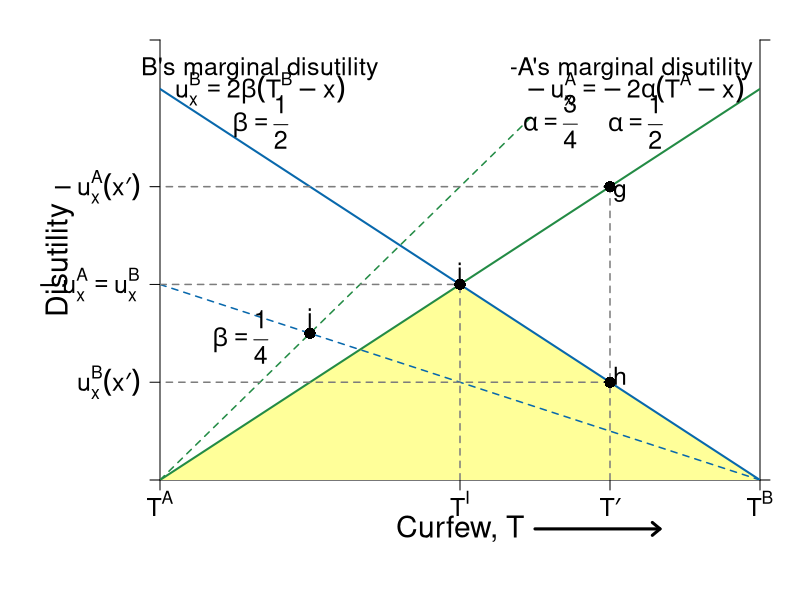

Write the R code that produced this figure.
#Graph Designer: Simon Halliday, Scott Cohn
#Authors: Bowles and Halliday
#Title: Coordination, Conflict and Competition: A Text in Microeconomics

library(shape)
pdf(file = "what_can_markets_do/curfew_bargaining.pdf", width = 10, height = 8)

# Set parameters for graphics
axislabelsize <- 1.8
labelsize <- 1.5
namesize <- 1.8
annotatesize <- 1.5
graphlinewidth <- 2
segmentlinewidth <- 1.5

COL <- c("#7fc97f", "#beaed4", "#fdc086", "#ffff99", "#386cb0", "#f0027f", "#bf5b17", "#666666")
COLA <- c("#e0f3db", "#99d8c9","#66c2a4","#41ae76", "#238b45", "#005824")
COLB <- c("#c6dbef", "#4eb3d3", "#2b8cbe", "#0868ac","#084081")
COLC <- c("#fcfbfd", "#efedf5", "#dadaeb", "#bcbddc", "#9e9ac8", "#807dba", "#6a51a3", "#54278f", "#3f007d")
grays <- gray.colors(25, start = 1, end = 0, alpha = 1)

#Edited the margins to cater for the larger LHS labels
par(mar =  c(6, 8, 2, 2))

#proportion of wealth functions

MUb <- function(x, beta = 1/2, Tb = 9){
  2*beta*(Tb - x)
}

MUa <- function(x, alpha = 1/2, Ta = 3){
  -2*alpha*(Ta - x)
}


#Add limits on axes and levels of utility for each function 
ylims <- c(0, 6.75)
xlims <- c(3, 9)

npts <- 501 
x <- seq(xlims[1], xlims[2], length.out = npts)
y <- seq(ylims[1], ylims[2], length.out = npts) 

plot(0, 0, xlim = xlims, ylim = ylims, type = "n",
     xlab = expression(paste("")),
     ylab = expression(paste("")), 
     xaxt = "n", 
     yaxt = "n", 
     cex.lab = axislabelsize, 
     bty = "n", 
     xaxs = "i", 
     yaxs = "i"
)

#x and y limits with plain axes without ticks/numbers to match previous graph; y axes on both sides

ticksx <- c(3, 6, 7.5, 9)
xlabels <- c(expression(paste(T^A)), expression(paste(T^I)), expression(paste(T*minute)), expression(paste(T^B)))
ticksy <- c(0, MUa(x = 7.5), MUa(x = 6), MUb(x = 7.5), ylims[2])

ylabels <- c(NA, expression(paste(-u[x]^A*(x*minute))), expression(paste(-u[x]^A == u[x]^B)), expression(paste(u[x]^B*(x*minute))), NA)
ticksy2 <- c(ylims[1], ylims[2])
ylabels2 <- seq(from = 0, to = ylims[2], by = 10)
axis(1, at = ticksx,  pos = 0, labels = xlabels, cex.axis = labelsize)
axis(2, at = ticksy,  pos = 3, labels = ylabels, las = 1, cex.axis = labelsize)
axis(4, at = ticksy2, pos = 9, labels = FALSE, las = 1, cex.axis = labelsize)


#Disutility polygon
xrent <- c(3, 6, 9, 3)
yrent <- c(MUa(3), MUa(6), MUb(9), MUa(3))
polygon(xrent, yrent, col = COL[4], density = NULL, border = NA)


npts <- 503 
xx1 <- seq(xlims[1], xlims[2], length.out = npts)
xx2 <- seq(0, xlims[2], length.out = npts)
xx3 <- seq(xlims[1], 0, length.out = npts)
xx4 <- seq(-11, 0, length.out = npts)
xx5 <- seq(xlims[1], 0.75*xlims[2], length.out = npts)

#Axis labels and draw linear utility functions
text(6, -0.75, expression(paste("Curfew, T")), xpd = TRUE, cex = axislabelsize, srt = 0) 
#text(, side = 1, line = 2, cex = axislabelsize)
text(xlims[1] - 1, 0.5*ylims[2], expression(paste("Disutility")), xpd = TRUE, cex = axislabelsize, srt = 90) 

lines(xx1, MUb(xx1), col = COLB[4], lwd = graphlinewidth)
lines(xx1, MUa(xx1), col = COLA[5], lwd = graphlinewidth)
lines(xx5, MUa(xx5, alpha = 3/4), col = COLA[5], lwd = segmentlinewidth, lty = 2)
lines(xx1, MUb(xx1, beta = 1/4), col = COLB[4], lwd = segmentlinewidth, lty = 2)

#Label points on line

text(6, MUa(6) + 0.2, expression(paste(i)), cex = labelsize)
segments(6, 0, 6, MUa(6), lty = 2, col = grays[20], lwd = segmentlinewidth)
segments(0, MUa(6), 6, MUa(6), lty = 2, col = grays[20], lwd = segmentlinewidth)
points(6, MUa(6), pch = 16, col = "black", cex = 1.5)

text(7.5 + 0.1, MUa(7.5) - 0.1, expression(paste(g)), cex = labelsize)
segments(7.5, MUb(7.5), 0, MUb(7.5), lty = 2, col = grays[20], lwd = segmentlinewidth)
segments(7.5, MUa(7.5), 0, MUa(7.5), lty = 2, col = grays[20], lwd = segmentlinewidth)
segments(7.5, 0, 7.5, MUa(7.5), lty = 2, col = grays[20], lwd = segmentlinewidth)
points(7.5, MUb(7.5), pch = 16, col = "black", cex = 1.5)

text(7.5 + 0.1, MUb(7.5) + 0.1, expression(paste("h")), cex = labelsize)
points(7.5, MUa(7.5), pch = 16, col = "black", cex = 1.5)

text(4.5, MUb(4.5, beta = 1/4)  + 0.2, expression(paste(j)), cex = labelsize)
points(4.5, MUa(4.5, alpha = 3/4), pch = 16, col = "black", cex = 1.5)


#Label relevant points on axes

#text(20, -.9, expression(paste("x*")), xpd = TRUE, cex = labelsize)
#text(33, -.9, expression(paste("a"[x])), xpd = TRUE, cex = labelsize)

#text(-2, 33, expression(paste(-u[x]^B*(x*minute))),  xpd = TRUE, cex = labelsize)
#text(-2, 7, expression(paste(u[x]^A*(x*minute))),  xpd = TRUE, cex = labelsize)

text(4, 6.3, expression(paste("B's marginal disutility")), xpd = TRUE, cex = labelsize)
text(4, 6, expression(paste(u[x]^B == 2*beta*(T^B - x))), xpd = TRUE, cex = labelsize)
text(4, 5.5, expression(paste(beta == frac(1,2))), xpd = TRUE, cex = labelsize)
text(3.8, 2.2, expression(paste(beta == frac(1,4))), xpd = TRUE, cex = labelsize)


text(7.75, 6.3, expression(paste("-A's marginal disutility ")),  xpd = TRUE, cex = labelsize)
text(7.75, 6, expression(paste(-u[x]^A == -2*alpha*(T^A - x))),  xpd = TRUE, cex = labelsize)
text(7.75, 5.5, expression(paste(alpha == frac(1,2))), xpd = TRUE, cex = labelsize)
text(6.9, 5.5, expression(paste(alpha == frac(3,4))), xpd = TRUE, cex = labelsize)

#Axis arrow
arrows(6.75, -0.75, 8, -0.75, xpd = TRUE, length=0.1,angle=40,lwd=3)


dev.off()
